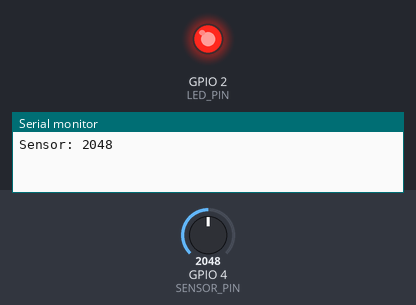
Simulated run of this sketch. Board: ESP32. On the bench: output pins drawn as LEDs (lit = HIGH), the last lines printed to the serial monitor. The inputs (shaded band) are chosen by the test bench; at power-on: GPIO 4 (SENSOR_PIN) = 2048 (analog values on the 0–4095 scale). WiFi joins after 1.5 s; servers stay silent unless stated; uploads are accepted with an empty reply.

Above: at 1.5 s.
At 4.5 s:
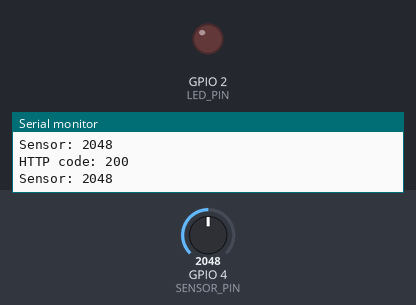
Timing chart, 0 to 7.8 s (numbered marks = the images above):
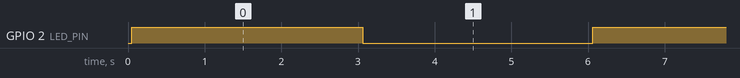

The sketch:

sketch.ino
```cpp
#include <WiFi.h>
#include <HTTPClient.h>
#include "soc/soc.h"
#include "soc/gpio_reg.h"

const int SENSOR_PIN = 4;
const int LED_PIN    = 2;

const char* SSID = "Wokwi-GUEST";
const char* PASS = "";

int sensorValue = 0;
bool ledState = false;

void ledOn()  { REG_WRITE(GPIO_OUT_W1TS_REG, (1UL << LED_PIN)); }
void ledOff() { REG_WRITE(GPIO_OUT_W1TC_REG, (1UL << LED_PIN)); }

void connectWiFi() {
  WiFi.mode(WIFI_STA);
  WiFi.begin(SSID, PASS, 6);
  unsigned long t = millis();
  while (WiFi.status() != WL_CONNECTED && millis() - t < 8000) {
    delay(100);
  }
}

void setup() {
  Serial.begin(115200);
  pinMode(LED_PIN, OUTPUT);
  analogReadResolution(12);
  ledOff();
}

void loop() {
  unsigned long start = millis();

  // 1) Wi-Fi বন্ধ করে sensor পড়া
  WiFi.disconnect(true);
  WiFi.mode(WIFI_OFF);
  delay(50);
  sensorValue = analogRead(SENSOR_PIN);
  Serial.print("Sensor: ");
  Serial.println(sensorValue);

  // 2) LED toggle (register দিয়ে)
  ledState = !ledState;
  if (ledState) ledOn(); else ledOff();

  // 3) Wi-Fi চালু করে HTTP GET
  connectWiFi();
  if (WiFi.status() == WL_CONNECTED) {
    HTTPClient http;
    http.begin("http://httpbin.org/get?sensor=" + String(sensorValue));
    http.setTimeout(2500);
    int code = http.GET();
    Serial.print("HTTP code: ");
    Serial.println(code);
    http.end();
  } else {
    Serial.println("WiFi failed");
  }

  // 4) ~3 সেকেন্ডের cycle
  while (millis() - start < 3000) delay(10);
}
```

Measured:
- by itself, GPIO 2 (LED_PIN): alternates HIGH for 3.0 s and LOW for 3.0 s
